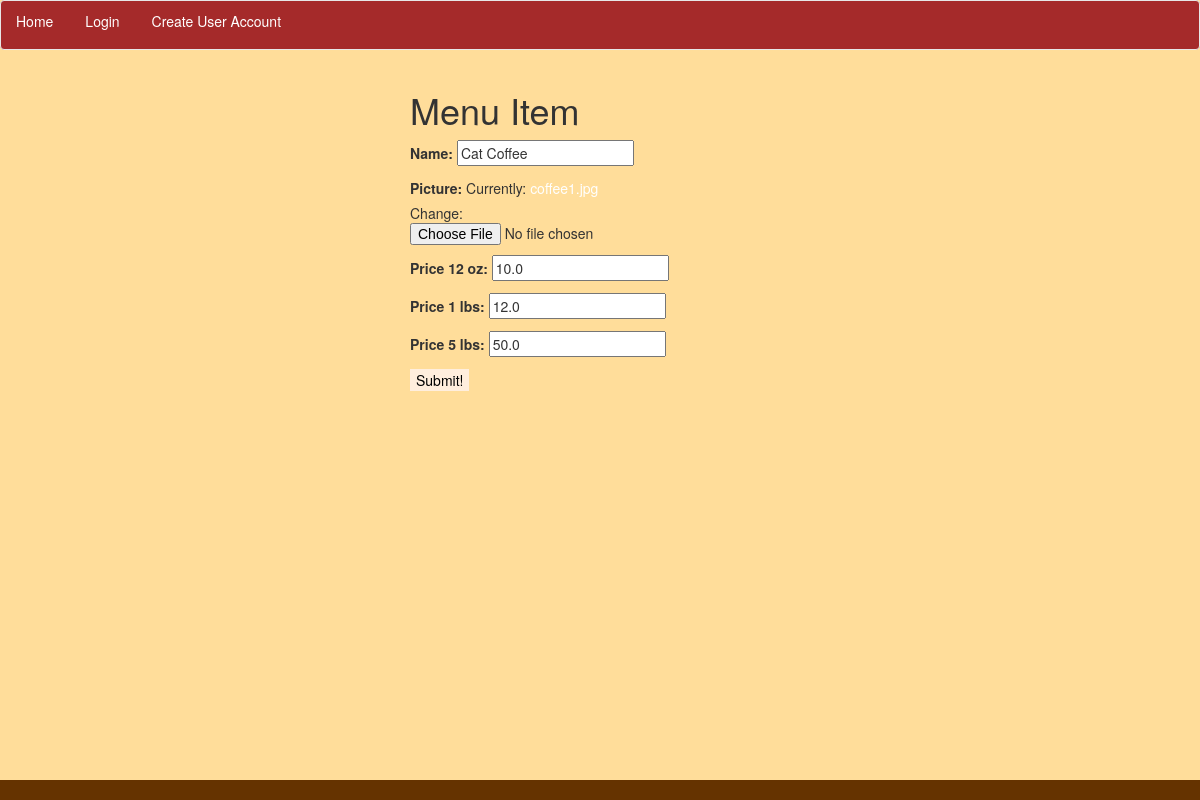
Page /update/22 on the committed database.
### app/models.py (models this page shows, shortened)
class InventoryItem(models.Model):
    name = models.CharField(max_length=40, unique=True)
    picture = models.FileField()
    price_12_oz = models.FloatField()
    price_1_lbs = models.FloatField()
    price_5_lbs = models.FloatField()

### app/views.py (the view)
# urls.py: url(r'^update/(?P<pk>\d+)$', InventoryUpdateView.as_view(), name="inventory_update_view"),
class InventoryUpdateView(UpdateView):
    model = InventoryItem
    fields = ['name', 'picture', 'price_12_oz', 'price_1_lbs', 'price_5_lbs']
    success_url = reverse_lazy("inventory_list_view")

### templates/app/inventoryitem_form.html (shortened to what this page needs)
{% extends 'base.html' %}
{% block content %}
<div class="row">
  <div class="col-md-6 col-md-offset-4">
  <h1> Menu Item</h1>
  <form class="" action="" method="post" enctype="multipart/form-data">
      {{form.as_p}}
    <input type="submit" name="" value="Submit!">
  </form>
</div>
</div>
{% endblock %}

### templates/base.html (style rules this page uses)
a { color: white; text-decoration: : none; }
body { background-color: #FFDD9A; }
input[type="button"], input[type="submit"] { color:black; background-color:#fed; border: none; }

### rows in the picture
InventoryItem: name "Cat Coffee", price_12_oz "10.0", price_1_lbs "12.0", price_5_lbs "50.0"
